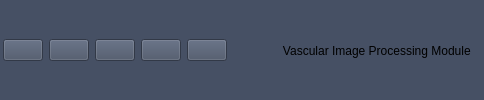
        <widget class="QWidget" name="tool_widget" native="true">
         <property name="styleSheet">
          <string notr="true">background-color: rgb(70, 80, 100);</string>
         </property>
         <layout class="QHBoxLayout" name="horizontalLayout_12">
          <property name="spacing">
           <number>6</number>
          </property>
          <property name="leftMargin">
           <number>3</number>
          </property>
          <property name="topMargin">
           <number>3</number>
          </property>
          <property name="rightMargin">
           <number>3</number>
          </property>
          <property name="bottomMargin">
           <number>2</number>
          </property>
          <item>
           <widget class="QPushButton" name="DataReviseButton">
            <property name="toolTip">
             <string>Image Preview and Revision</string>
            </property>
            <property name="text">
             <string/>
            </property>
           </widget>
          </item>
          <item>
           <widget class="QPushButton" name="DataMakeButton">
            <property name="toolTip">
             <string>Training Set Creation</string>
            </property>
            <property name="text">
             <string/>
            </property>
           </widget>
          </item>
          <item>
           <widget class="QPushButton" name="ModelTrainButton">
            <property name="toolTip">
             <string>Model Training</string>
            </property>
            <property name="text">
             <string/>
            </property>
           </widget>
          </item>
          <item>
           <widget class="QPushButton" name="ModelPredictButton">
            <property name="toolTip">
             <string>Model Prediction</string>
            </property>
            <property name="text">
             <string/>
            </property>
           </widget>
          </item>
          <item>
           <widget class="QPushButton" name="DataStatisticsButton">
            <property name="toolTip">
             <string>Statistical Analysis</string>
            </property>
            <property name="text">
             <string/>
            </property>
           </widget>
          </item>
          <item>
           <spacer name="horizontalSpacer_7">
            <property name="orientation">
             <enum>Qt::Horizontal</enum>
            </property>
            <property name="sizeHint" stdset="0">
             <size>
              <width>40</width>
              <height>20</height>
             </size>
            </property>
           </spacer>
          </item>
          <item>
           <widget class="QLabel" name="label_6">
            <property name="styleSheet">
             <string notr="true">font: 75 11pt &quot;微软雅黑&quot;;</string>
            </property>
            <property name="text">
             <string>   Vascular Image Processing Module   </string>
            </property>
           </widget>
          </item>
         </layout>
        </widget>
